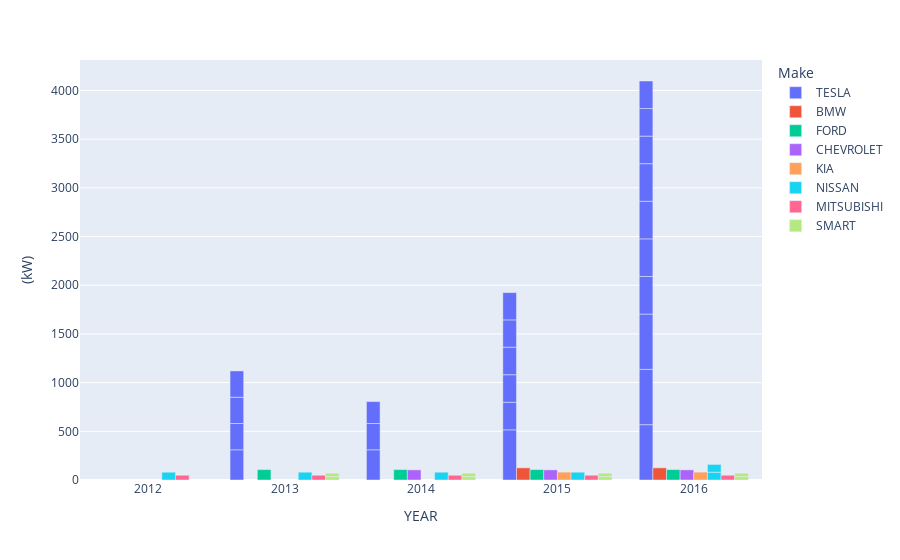

Notebook cell for this chart:
### Code cell
fig = px.bar(data_frame=cars_df, x='YEAR', y='(kW)', barmode="group", color='Make')
fig.show()

### Figure 1 — Plotly figure (JSON) as saved in the notebook; plotly's stock layout.template omitted (floating-point values rounded to 4 significant figures)
{"data": [{"alignmentgroup": "True", "hovertemplate": "Make=TESLA<br>YEAR=%{x}<br>(kW)=%{y}<extra></extra>", "legendgroup": "TESLA", "marker": {"color": "#636efa", "pattern": {"shape": ""}}, "name": "TESLA", "offsetgroup": "TESLA", "orientation": "v", "showlegend": true, "textposition": "auto", "type": "bar", "x": [2016, 2016, 2016, 2015, 2016, 2016, 2016, 2016, 2014, 2013, 2015, 2015, 2015, 2016, 2016, 2016, 2015, 2015, 2013, 2014, 2013, 2013, 2014], "xaxis": "x", "y": [568, 568, 568, 515, 386, 386, 386, 386, 310, 310, 283, 283, 283, 283, 283, 283, 280, 280, 270, 270, 270, 270, 225], "yaxis": "y"}, {"alignmentgroup": "True", "hovertemplate": "Make=BMW<br>YEAR=%{x}<br>(kW)=%{y}<extra></extra>", "legendgroup": "BMW", "marker": {"color": "#EF553B", "pattern": {"shape": ""}}, "name": "BMW", "offsetgroup": "BMW", "orientation": "v", "showlegend": true, "textposition": "auto", "type": "bar", "x": [2016, 2015], "xaxis": "x", "y": [125, 125], "yaxis": "y"}, {"alignmentgroup": "True", "hovertemplate": "Make=FORD<br>YEAR=%{x}<br>(kW)=%{y}<extra></extra>", "legendgroup": "FORD", "marker": {"color": "#00cc96", "pattern": {"shape": ""}}, "name": "FORD", "offsetgroup": "FORD", "orientation": "v", "showlegend": true, "textposition": "auto", "type": "bar", "x": [2015, 2014, 2016, 2013], "xaxis": "x", "y": [107, 107, 107, 107], "yaxis": "y"}, {"alignmentgroup": "True", "hovertemplate": "Make=CHEVROLET<br>YEAR=%{x}<br>(kW)=%{y}<extra></extra>", "legendgroup": "CHEVROLET", "marker": {"color": "#ab63fa", "pattern": {"shape": ""}}, "name": "CHEVROLET", "offsetgroup": "CHEVROLET", "orientation": "v", "showlegend": true, "textposition": "auto", "type": "bar", "x": [2015, 2014, 2016], "xaxis": "x", "y": [104, 104, 104], "yaxis": "y"}, {"alignmentgroup": "True", "hovertemplate": "Make=KIA<br>YEAR=%{x}<br>(kW)=%{y}<extra></extra>", "legendgroup": "KIA", "marker": {"color": "#FFA15A", "pattern": {"shape": ""}}, "name": "KIA", "offsetgroup": "KIA", "orientation": "v", "showlegend": true, "textposition": "auto", "type": "bar", "x": [2015, 2016], "xaxis": "x", "y": [81, 81], "yaxis": "y"}, {"alignmentgroup": "True", "hovertemplate": "Make=NISSAN<br>YEAR=%{x}<br>(kW)=%{y}<extra></extra>", "legendgroup": "NISSAN", "marker": {"color": "#19d3f3", "pattern": {"shape": ""}}, "name": "NISSAN", "offsetgroup": "NISSAN", "orientation": "v", "showlegend": true, "textposition": "auto", "type": "bar", "x": [2015, 2012, 2016, 2014, 2013, 2016], "xaxis": "x", "y": [80, 80, 80, 80, 80, 80], "yaxis": "y"}, {"alignmentgroup": "True", "hovertemplate": "Make=MITSUBISHI<br>YEAR=%{x}<br>(kW)=%{y}<extra></extra>", "legendgroup": "MITSUBISHI", "marker": {"color": "#FF6692", "pattern": {"shape": ""}}, "name": "MITSUBISHI", "offsetgroup": "MITSUBISHI", "orientation": "v", "showlegend": true, "textposition": "auto", "type": "bar", "x": [2012, 2016, 2015, 2014, 2013], "xaxis": "x", "y": [49, 49, 49, 49, 49], "yaxis": "y"}, {"alignmentgroup": "True", "hovertemplate": "Make=SMART<br>YEAR=%{x}<br>(kW)=%{y}<extra></extra>", "legendgroup": "SMART", "marker": {"color": "#B6E880", "pattern": {"shape": ""}}, "name": "SMART", "offsetgroup": "SMART", "orientation": "v", "showlegend": true, "textposition": "auto", "type": "bar", "x": [2016, 2016, 2015, 2014, 2014, 2013, 2013, 2015], "xaxis": "x", "y": [35, 35, 35, 35, 35, 35, 35, 35], "yaxis": "y"}], "layout": {"barmode": "group", "legend": {"title": {"text": "Make"}, "tracegroupgap": 0}, "margin": {"t": 60}, "xaxis": {"anchor": "y", "domain": [0, 1], "title": {"text": "YEAR"}}, "yaxis": {"anchor": "x", "domain": [0, 1], "title": {"text": "(kW)"}}}}
